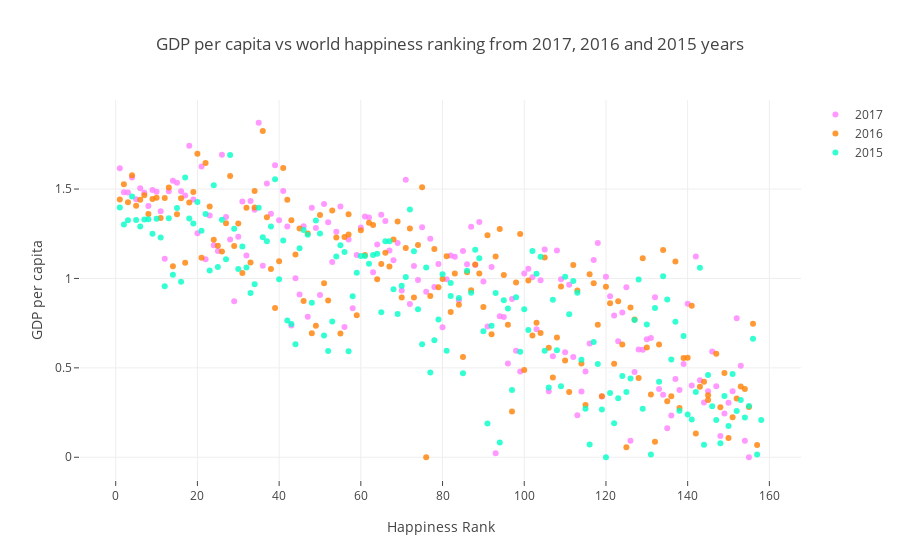

The code cell stored with this chart in its notebook:
### Code cell
# create trace1
trace1 =go.Scatter(
                    x = data_2017['Happiness.Rank'],
                    y = data_2017['Economy..GDP.per.Capita.'],
                    mode = "markers",
                    name = "2017",
                    marker = dict(color = 'rgba(255, 128, 255, 0.8)'),
                    text= data_2017['Country'])
# create trace2
trace2 =go.Scatter(
                    x = data_2016['Happiness Rank'],
                    y = data_2016['Economy (GDP per Capita)'],
                    mode = "markers",
                    name = "2016",
                    marker = dict(color = 'rgba(255, 128, 2, 0.8)'),
                    text= data_2016['Country'])
# create trace3
trace3 =go.Scatter(
                    x = data_2015['Happiness Rank'],
                    y = data_2015['Economy (GDP per Capita)'],
                    mode = "markers",
                    name = "2015",
                    marker = dict(color = 'rgba(0, 255, 200, 0.8)'),
                    text= data_2015['Country'])

data = [trace1, trace2, trace3]

layout = dict(title = 'GDP per capita vs world happiness ranking from 2017, 2016 and 2015 years',
              xaxis= dict(title= 'Happiness Rank',ticklen= 5,zeroline= False),
              yaxis= dict(title= 'GDP per capita',ticklen= 5,zeroline= False)
             )

fig = dict(data = data, layout = layout)
iplot(fig)

### Figure 1 — Plotly figure (JSON) as saved in the notebook; plotly's stock layout.template omitted (floating-point values rounded to 4 significant figures; data arrays with more than 128 entries replaced by an {"elided": "..."} marker saying what was removed)
{"data": [{"marker": {"color": "rgba(255, 128, 255, 0.8)"}, "mode": "markers", "name": "2017", "text": {"elided": "155 str values"}, "type": "scatter", "uid": "f41adcec-f7f3-4e68-bfac-8b979350bf75", "x": {"elided": "155 int values"}, "y": {"elided": "155 float values"}}, {"marker": {"color": "rgba(255, 128, 2, 0.8)"}, "mode": "markers", "name": "2016", "text": {"elided": "157 str values"}, "type": "scatter", "uid": "7a3c79e8-8fb6-47e6-bd8d-28ca9cf960bc", "x": {"elided": "157 int values"}, "y": {"elided": "157 float values"}}, {"marker": {"color": "rgba(0, 255, 200, 0.8)"}, "mode": "markers", "name": "2015", "text": {"elided": "158 str values"}, "type": "scatter", "uid": "dcefefa9-99ac-4bb2-ae35-6a851b584381", "x": {"elided": "158 int values"}, "y": {"elided": "158 float values"}}], "layout": {"title": {"text": "GDP per capita vs world happiness ranking from 2017, 2016 and 2015 years"}, "xaxis": {"ticklen": 5, "title": {"text": "Happiness Rank"}, "zeroline": false}, "yaxis": {"ticklen": 5, "title": {"text": "GDP per capita"}, "zeroline": false}}}
